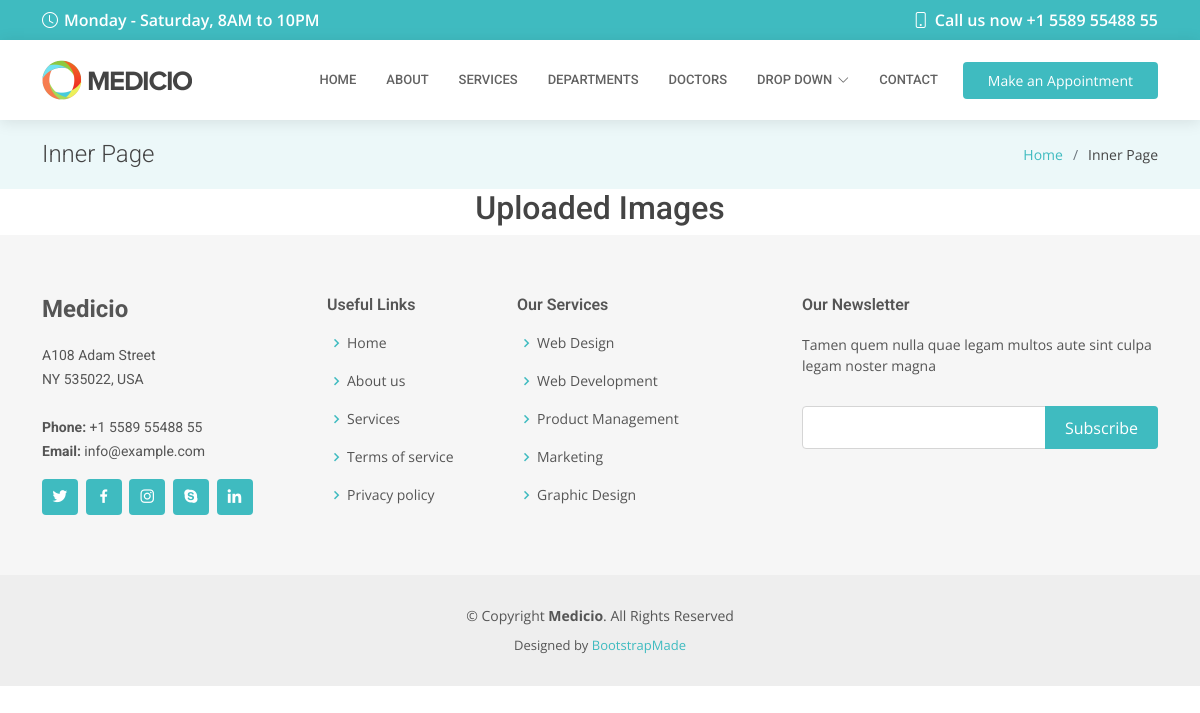
Page /showimage/ on the earlier database version.
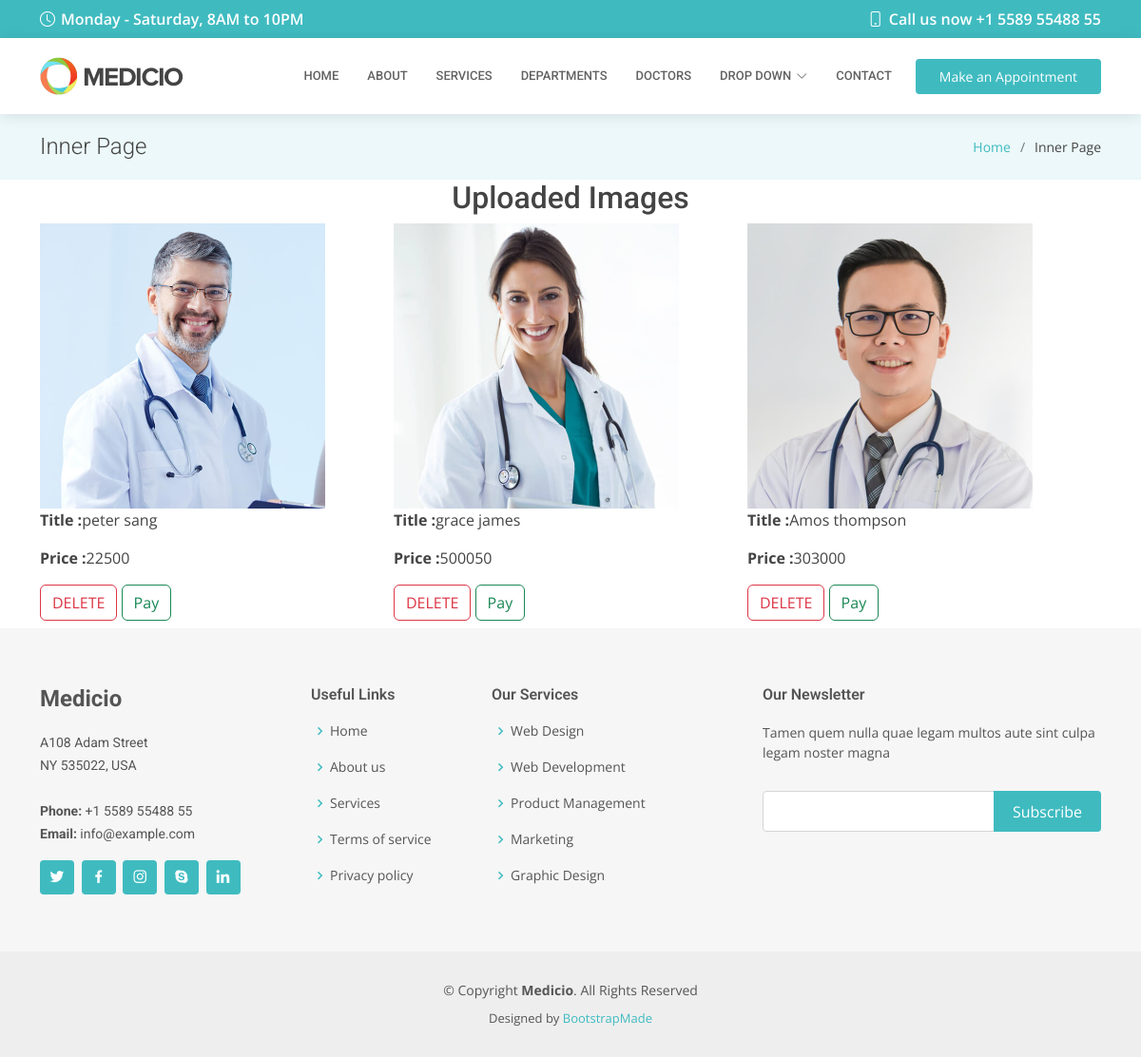
Same page on the later database version.
### hospitallapp/models.py (models this page shows)
class ImageModel(models.Model):
    image = models.ImageField(upload_to='images/')
    title = models.CharField(max_length=50)
    price = models.CharField(max_length=50)

### hospitallapp/views.py (the view)
# urls.py: path('showimage/', views.show_image, name='image'),
def show_image(request):
    images = ImageModel.objects.all()
    return render(request, 'showimages.html', {'images': images})

### templates/showimages.html
{% extends 'inner-page.html' %}
{% block body %}
      <h2 class="text-center">Uploaded Images</h2>
       <div class="container">
          <div style="display: flex;
          justify-content:space-between;
          flex-wrap: wrap">
               {% for image in images %}
              <div class="col mb-2">
                  <img src="{{ image.image.url }}" alt="Uploaded Image" style="width: 300px;height:300px"> <br>
                  <p><strong>Title :</strong>{{ image.title }}</p>
                  <p><strong>Price :</strong>{{ image.price }}</p>
                  <a href="/imagedelete/{{ image.id }}" class="btn btn-outline-danger">DELETE</a>
                  <a href="" class="btn btn-outline-success">Pay</a>
              </div>
           {% endfor %}
          </div>
       </div>
{% endblock %}

### templates/inner-page.html (shortened to what this page needs)
<!DOCTYPE html>
<html lang="en">
<head>
    {% load static %}
  <link href="{% static 'assets/vendor/fontawesome-free/css/all.min.css' %}" rel="stylesheet">
  <link href="{% static 'assets/vendor/animate.css/animate.min.css' %}" rel="stylesheet">
  <link href="{% static 'assets/vendor/aos/aos.css' %}" rel="stylesheet">
  <link href="{% static 'assets/vendor/bootstrap/css/bootstrap.min.css' %}" rel="stylesheet">
  <link href="{% static 'assets/vendor/bootstrap-icons/bootstrap-icons.css' %}" rel="stylesheet">
  <link href="{% static 'assets/vendor/boxicons/css/boxicons.min.css' %}" rel="stylesheet">
  <link href="{% static 'assets/vendor/glightbox/css/glightbox.min.css' %}" rel="stylesheet">
  <link href="{% static 'assets/vendor/swiper/swiper-bundle.min.css' %}" rel="stylesheet">
  <link href="{% static 'assets/css/style.css' %}" rel="stylesheet">
</head>
<body>
  <div id="topbar" class="d-flex align-items-center fixed-top">
    <div class="container d-flex align-items-center justify-content-center justify-content-md-between">
      <div class="align-items-center d-none d-md-flex">
        <i class="bi bi-clock"></i> Monday - Saturday, 8AM to 10PM
      </div>
      <div class="d-flex align-items-center">
        <i class="bi bi-phone"></i> Call us now +1 5589 55488 55
      </div>
    </div>
  </div>
  <header id="header" class="fixed-top">
    <div class="container d-flex align-items-center">
      <a href="index.html" class="logo me-auto"><img src="{% static 'assets/img/logo.png' %}" alt=""></a>
      <nav id="navbar" class="navbar order-last order-lg-0">
        <ul>
          <li><a class="nav-link scrollto " href="#hero">Home</a></li>
          <li><a class="nav-link scrollto" href="#about">About</a></li>
          <li><a class="nav-link scrollto" href="#services">Services</a></li>
          <li><a class="nav-link scrollto" href="#departments">Departments</a></li>
          <li><a class="nav-link scrollto" href="#doctors">Doctors</a></li>
          <li class="dropdown"><a href="#"><span>Drop Down</span> <i class="bi bi-chevron-down"></i></a>
          </li>
          <li><a class="nav-link scrollto" href="#contact">Contact</a></li>
        </ul>
      </nav>
      <a href="#appointment" class="appointment-btn scrollto"><span class="d-none d-md-inline">Make an</span> Appointment</a>
    </div>
  </header>
  <main id="main">
    <section class="breadcrumbs">
      <div class="container">
        <div class="d-flex justify-content-between align-items-center">
          <h2>Inner Page</h2>
          <ol>
            <li><a href="index.html">Home</a></li>
            <li>Inner Page</li>
          </ol>
        </div>
      </div>
    </section>
 {% block body %}
      {% endblock %}
  <footer id="footer">
    <div class="footer-top">
      <div class="container">
        <div class="row">
          <div class="col-lg-3 col-md-6">
            <div class="footer-info">
              <h3>Medicio</h3>
              <p>
                A108 Adam Street <br>
                NY 535022, USA<br><br>
                <strong>Phone:</strong> +1 5589 55488 55<br>
                <strong>Email:</strong> info@example.com<br>
              </p>
              <div class="social-links mt-3">
                <a href="#" class="twitter"><i class="bx bxl-twitter"></i></a>
                <a href="#" class="facebook"><i class="bx bxl-facebook"></i></a>
                <a href="#" class="instagram"><i class="bx bxl-instagram"></i></a>
                <a href="#" class="google-plus"><i class="bx bxl-skype"></i></a>
                <a href="#" class="linkedin"><i class="bx bxl-linkedin"></i></a>
              </div>
            </div>
          </div>
          <div class="col-lg-2 col-md-6 footer-links">
            <h4>Useful Links</h4>
            <ul>
              <li><i class="bx bx-chevron-right"></i> <a href="#">Home</a></li>
              <li><i class="bx bx-chevron-right"></i> <a href="#">About us</a></li>
              <li><i class="bx bx-chevron-right"></i> <a href="#">Services</a></li>
              <li><i class="bx bx-chevron-right"></i> <a href="#">Terms of service</a></li>
              <li><i class="bx bx-chevron-right"></i> <a href="#">Privacy policy</a></li>
            </ul>
          </div>
          <div class="col-lg-3 col-md-6 footer-links">
            <h4>Our Services</h4>
            <ul>
              <li><i class="bx bx-chevron-right"></i> <a href="#">Web Design</a></li>
              <li><i class="bx bx-chevron-right"></i> <a href="#">Web Development</a></li>
              <li><i class="bx bx-chevron-right"></i> <a href="#">Product Management</a></li>
              <li><i class="bx bx-chevron-right"></i> <a href="#">Marketing</a></li>
              <li><i class="bx bx-chevron-right"></i> <a href="#">Graphic Design</a></li>
            </ul>
          </div>
          <div class="col-lg-4 col-md-6 footer-newsletter">
            <h4>Our Newsletter</h4>
            <p>Tamen quem nulla quae legam multos aute sint culpa legam noster magna</p>
            <form action="" method="post">
              <input type="email" name="email"><input type="submit" value="Subscribe">
            </form>
          </div>
        </div>
      </div>
    </div>
    <div class="container">
      <div class="copyright">
        &copy; Copyright <strong><span>Medicio</span></strong>. All Rights Reserved
      </div>
      <div class="credits">
        Designed by <a href="https://bootstrapmade.com/">BootstrapMade</a>
      </div>
    </div>
  </footer>
</body>
</html>

### static/assets/css/style.css (style rules this page uses)
body { font-family: "Open Sans", sans-serif; color: #444444; }
a { color: #3fbbc0; text-decoration: none; }
h1, h2, h3, h4, h5, h6 { font-family: "Roboto", sans-serif; }
#topbar { background: #3fbbc0; color: #fff; height: 40px; font-size: 16px; font-weight: 600; z-index: 996; transition: all 0.5s; }
#topbar i { padding-right: 6px; line-height: 0; }
#header { background: #fff; transition: all 0.5s; z-index: 997; padding: 20px 0; top: 40px; box-shadow: 0px 2px 15px rgba(0, 0, 0, 0.1); }
#header .logo { font-size: 28px; margin: 0; padding: 0; line-height: 1; font-weight: 600; letter-spacing: 0.5px; text-transform: uppercase; }
#header .logo img { max-height: 40px; }
.appointment-btn { margin-left: 25px; background: #3fbbc0; color: #fff; border-radius: 4px; padding: 8px 25px; white-space: nowrap; transition: 0.3s; font-size: 14px; display: inline-block; }
.navbar { padding: 0; }
.navbar ul { margin: 0; padding: 0; display: flex; list-style: none; align-items: center; }
.navbar li { position: relative; }
.navbar a, .navbar a:focus { display: flex; align-items: center; justify-content: space-between; padding: 10px 0 10px 30px; font-family: "Roboto", sans-serif; font-size: 13px; color: #626262; white-space: nowrap; transition: 0.3s; text-transform: uppercase; font-weight: 500; }
.navbar a i, .navbar a:focus i { font-size: 12px; line-height: 0; margin-left: 5px; }
section { padding: 60px 0; overflow: hidden; }
.breadcrumbs { padding: 20px 0; background-color: #ecf8f9; min-height: 40px; margin-top: 120px; }
.breadcrumbs h2 { font-size: 24px; font-weight: 300; margin: 0; }
.breadcrumbs ol { display: flex; flex-wrap: wrap; list-style: none; padding: 0; margin: 0; font-size: 14px; }
.breadcrumbs ol li+li { padding-left: 10px; }
.breadcrumbs ol li+li::before { display: inline-block; padding-right: 10px; color: #6c757d; content: "/"; }
#footer { background: #eeeeee; padding: 0 0 30px 0; color: #555555; font-size: 14px; }
#footer .footer-top { background: #f6f6f6; padding: 60px 0 30px 0; }
#footer .footer-top .footer-info { margin-bottom: 30px; }
#footer .footer-top .footer-info h3 { font-size: 24px; margin: 0 0 20px 0; padding: 2px 0 2px 0; line-height: 1; font-weight: 700; }
#footer .footer-top .footer-info p { font-size: 14px; line-height: 24px; margin-bottom: 0; font-family: "Roboto", sans-serif; }
#footer .footer-top .social-links a { font-size: 18px; display: inline-block; background: #3fbbc0; color: #fff; line-height: 1; padding: 8px 0; margin-right: 4px; border-radius: 4px; text-align: center; width: 36px; height: 36px; transition: 0.3s; }
#footer .footer-top h4 { font-size: 16px; font-weight: 600; position: relative; padding-bottom: 12px; }
#footer .footer-top .footer-links { margin-bottom: 30px; }
#footer .footer-top .footer-links ul { list-style: none; padding: 0; margin: 0; }
#footer .footer-top .footer-links ul i { padding-right: 2px; color: #3fbbc0; font-size: 18px; line-height: 1; }
#footer .footer-top .footer-links ul li { padding: 10px 0; display: flex; align-items: center; }
#footer .footer-top .footer-links ul li:first-child { padding-top: 0; }
#footer .footer-top .footer-links ul a { color: #555555; transition: 0.3s; display: inline-block; line-height: 1; }
#footer .footer-top .footer-newsletter form { margin-top: 30px; background: #fff; padding: 6px 10px; position: relative; border: 1px solid #d5d5d5; border-radius: 4px; }
#footer .footer-top .footer-newsletter form input[type=email] { border: 0; padding: 4px; width: calc(100% - 110px); }
#footer .footer-top .footer-newsletter form input[type=submit] { position: absolute; top: -1px; right: -1px; bottom: -1px; border: 0; background: none; font-size: 16px; padding: 0 20px; background: #3fbbc0; color: #fff; transition: 0.3s; border-radius: 0 4px 4px 0; }
#footer .copyright { text-align: center; padding-top: 30px; }
#footer .credits { padding-top: 10px; text-align: center; font-size: 13px; }

Differences in the rows shown:
added ImageModel: image (picture), title "peter sang", price "22500"
added ImageModel: image (picture), title "grace james", price "500050"
added ImageModel: image (picture), title "Amos thompson", price "303000"
